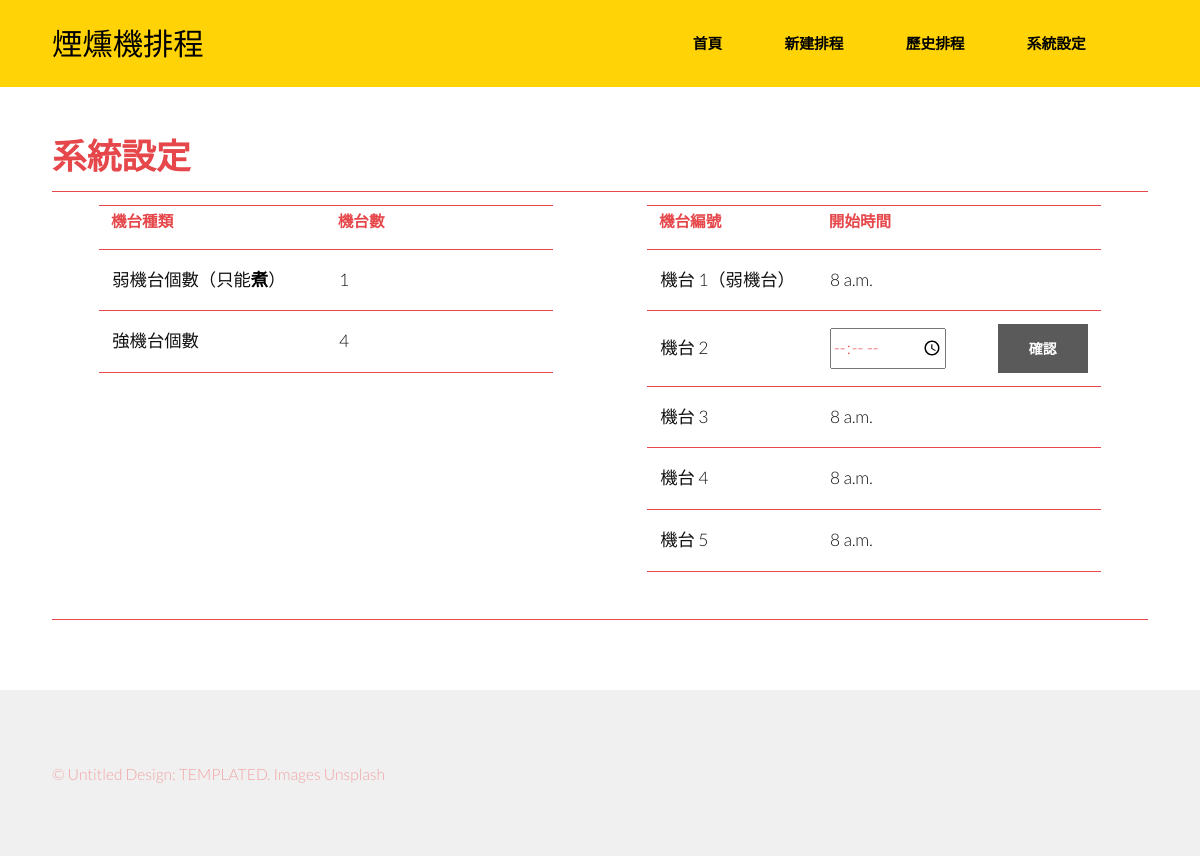
Page /settings/startTime/strongMachine/2 on the earlier database version.
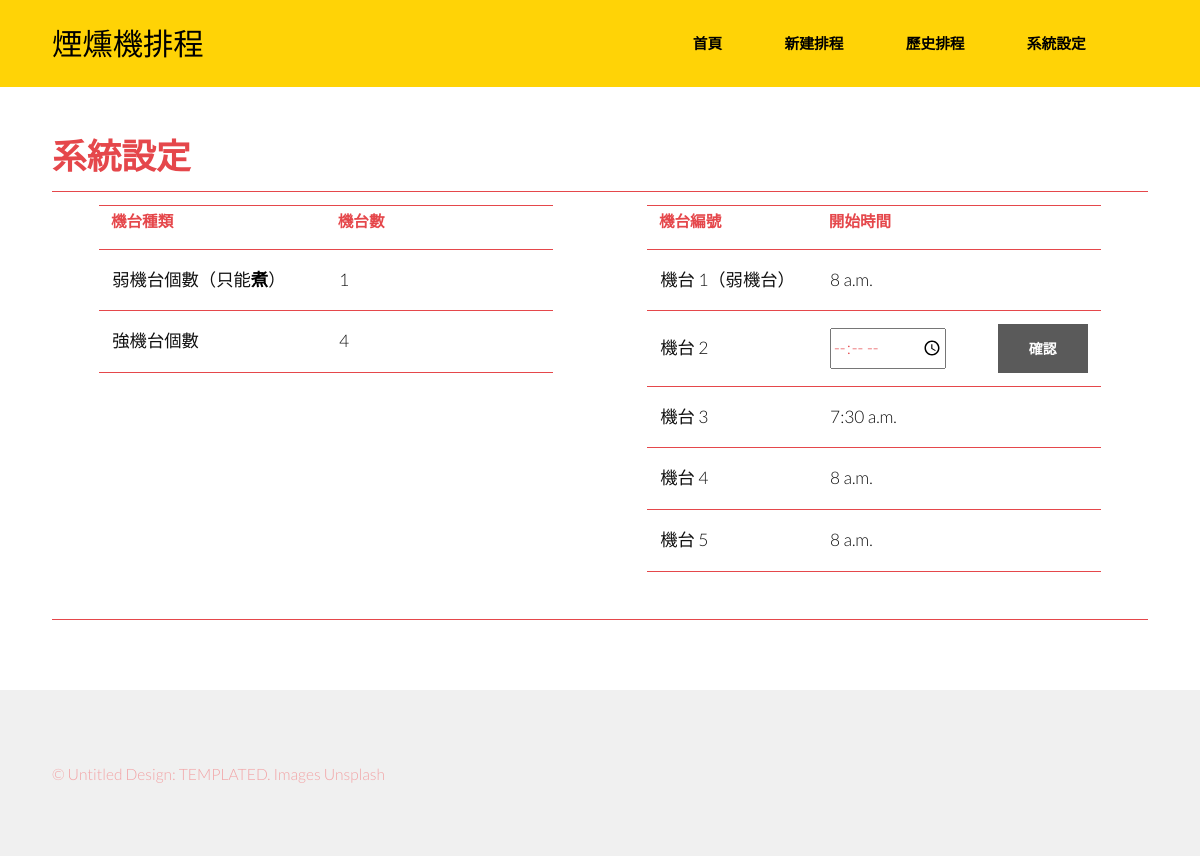
Same page on the later database version.
### machine_scheduling/models.py (models this page shows)
class StrongMachineInfo(models.Model):
    index = models.IntegerField(primary_key = True)
    startTime = models.TimeField(default = datetime.time(hour = 8))

### machine_scheduling/views.py (the view)
# urls.py: path('settings/startTime/<str:machine_type>/<int:machine_index>', modify_startTime),
def modify_startTime(request, machine_type, machine_index):
    num_weak_machine = WeakMachineInfo.objects.count()
    num_strong_machine = StrongMachineInfo.objects.count()
    weakMachine = WeakMachineInfo.objects.get(index = 1)
    strongMachines = StrongMachineInfo.objects.all()
    if machine_type == 'weakMachine':
        if request.method == 'POST':
            newStartTime = request.POST['startTime']
            the_machine = WeakMachineInfo.objects.get(index = machine_index)
            the_machine.startTime = newStartTime
            the_machine.save()
            return HttpResponseRedirect('/settings/')
        return render(request, 'machine_scheduling/settings/weak_machine_startTime.html', locals())
    elif machine_type == 'strongMachine':
        if request.method == 'POST':
            newStartTime = request.POST['startTime']
            the_machine = StrongMachineInfo.objects.get(index = machine_index)
            the_machine.startTime = newStartTime
            the_machine.save()
            return HttpResponseRedirect('/settings/')
        return render(request, 'machine_scheduling/settings/strong_machine_startTime.html', locals())

### templates/machine_scheduling/settings/strong_machine_startTime.html
{% extends '../../base.html' %}
{% block content %}
    <section id="main">
        <div  class="inner">
            <header class="major special">
                <h1>系統設定</h1>
            </header>
            <table>
                <tr>
                <td>
                    <table style = "width: 12cm; margin-left: auto; margin-right: auto;">
                        <col style="width: 50%;">
                        <col style="width: 30%;">
                        <col style="width: 20%;">
                        <tr>
                            <th>機台種類</th>
                            <th>機台數</th>
                            <th></th>
                        </tr>
                        <tr>
                            <td>弱機台個數（只能<strong>煮</strong>）</td>
                            <td>{{num_weak_machine}}</td>
                            <td></td>
                        </tr>
                        <tr>
                            <td>強機台個數</td>
                            <td>{{num_strong_machine}}</td>
                            <td></td>
                        </tr>
                    </table>
                    </td>
                    <td>
                <form action = ''  method="POST">{%csrf_token%}
                    <table style = "width: 12cm; margin-left: auto; margin-right: auto;">
                        <col style="width: 42%;">
                        <col style="width: 38%;">
                        <col style="width: 20%;">
                        <tr>
                            <th>機台編號</th>
                            <th>開始時間</th>
                            <td></td>
                        </tr>
                        <tr>
                            <td>機台 1（弱機台）</td>
                            <td>{{weakMachine.startTime}}</td>
                            <td></td>
                        </tr>
                        {%for machine in strongMachines %}
                            {%if machine.index == machine_index%}
                                <tr>
                                    <td>機台 {{machine.index}}</td>
                                    <td><input type = 'time' name = 'startTime' required></td>
                                    <td><input type="submit" value="確認" class = "button" name = {{machine.index}}></td>
                                </tr>
                            {%else%}
                                <tr>
                                    <td>機台 {{machine.index}}</td>
                                    <td>{{machine.startTime}}</td>
                                    <td></td>
                                </tr>
                            {%endif%}
                        {%endfor%}
                    </table>
                </form>
                    </td>
                    </tr>
                </table>
    </section>
{% endblock %}

Differences in the rows shown:
changed StrongMachineInfo id 3: startTime "8 a.m." → "7:30 a.m."
